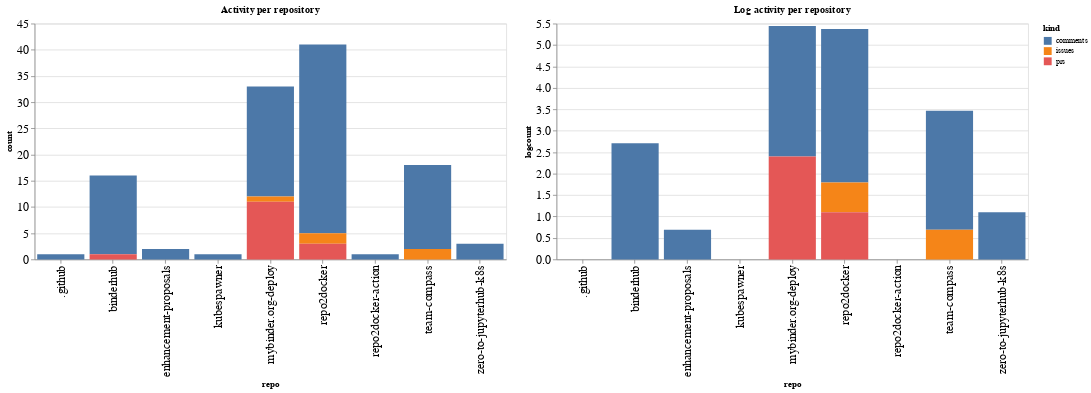

The code cell stored with this chart in its notebook:
### Code cell
ch1 = alt.Chart(repo_summaries, width=600, title="Activity per repository").mark_bar().encode(
    x='repo',
    y='count',
    color='kind',
    tooltip="kind"
)

ch2 = alt.Chart(repo_summaries, width=600, title="Log activity per repository").mark_bar().encode(
    x='repo',
    y='logcount',
    color='kind',
    tooltip="kind"
)

ch1 | ch2

### Figure 1 — Vega-Lite specification as saved in the notebook (floating-point values rounded to 4 significant figures)
{"config": {"axisLeft": {"labelFontSize": 15}, "axisBottom": {"labelFontSize": 15}}, "hconcat": [{"mark": "bar", "encoding": {"color": {"type": "nominal", "field": "kind"}, "tooltip": {"type": "nominal", "field": "kind"}, "x": {"type": "nominal", "field": "repo"}, "y": {"type": "quantitative", "field": "count"}}, "title": "Activity per repository", "width": 600}, {"mark": "bar", "encoding": {"color": {"type": "nominal", "field": "kind"}, "tooltip": {"type": "nominal", "field": "kind"}, "x": {"type": "nominal", "field": "repo"}, "y": {"type": "quantitative", "field": "logcount"}}, "title": "Log activity per repository", "width": 600}], "data": {"name": "data-535c129824b5a14690cd20d74a4a77cf"}, "$schema": "https://vega.github.io/schema/vega-lite/v4.8.1.json", "datasets": {"data-535c129824b5a14690cd20d74a4a77cf": [{"repo": ".github", "kind": "comments", "count": 1, "logcount": 0.0}, {"repo": "binderhub", "kind": "comments", "count": 15, "logcount": 2.708}, {"repo": "binderhub", "kind": "prs", "count": 1, "logcount": 0.0}, {"repo": "enhancement-proposals", "kind": "comments", "count": 2, "logcount": 0.6931}, {"repo": "kubespawner", "kind": "comments", "count": 1, "logcount": 0.0}, {"repo": "mybinder.org-deploy", "kind": "comments", "count": 21, "logcount": 3.045}, {"repo": "mybinder.org-deploy", "kind": "issues", "count": 1, "logcount": 0.0}, {"repo": "mybinder.org-deploy", "kind": "prs", "count": 11, "logcount": 2.398}, {"repo": "repo2docker", "kind": "comments", "count": 36, "logcount": 3.584}, {"repo": "repo2docker", "kind": "issues", "count": 2, "logcount": 0.6931}, {"repo": "repo2docker", "kind": "prs", "count": 3, "logcount": 1.099}, {"repo": "repo2docker-action", "kind": "comments", "count": 1, "logcount": 0.0}, {"repo": "team-compass", "kind": "comments", "count": 16, "logcount": 2.773}, {"repo": "team-compass", "kind": "issues", "count": 2, "logcount": 0.6931}, {"repo": "zero-to-jupyterhub-k8s", "kind": "comments", "count": 3, "logcount": 1.099}]}}
